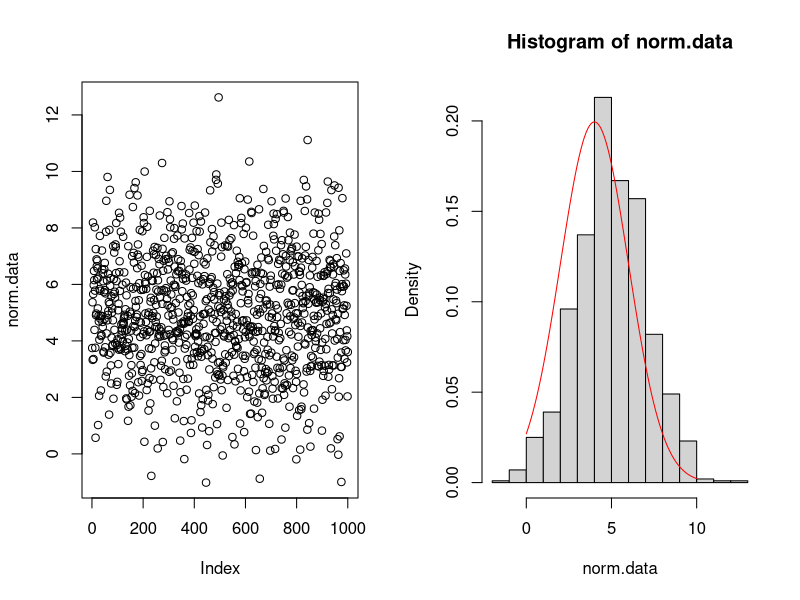
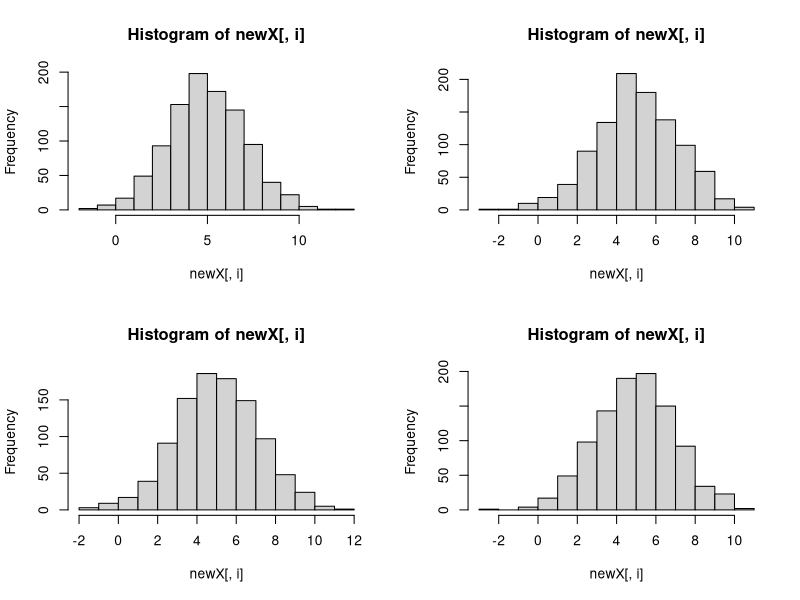
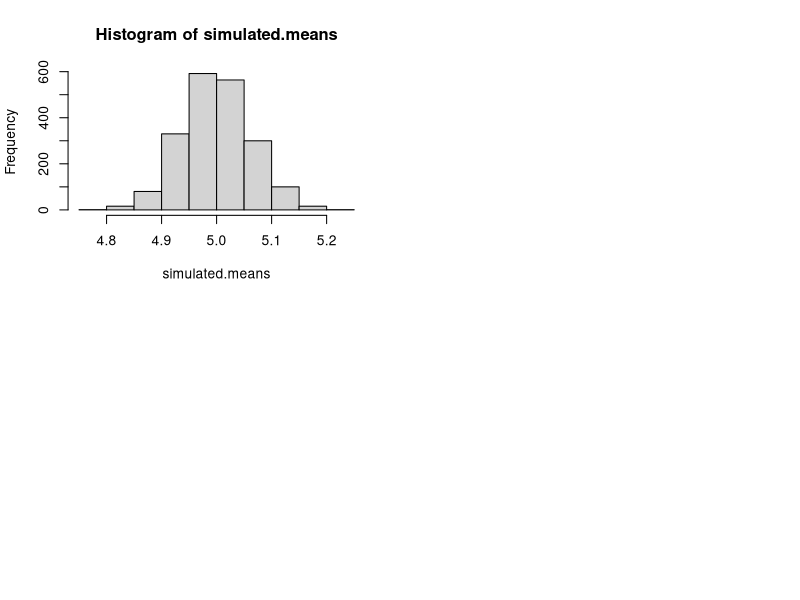
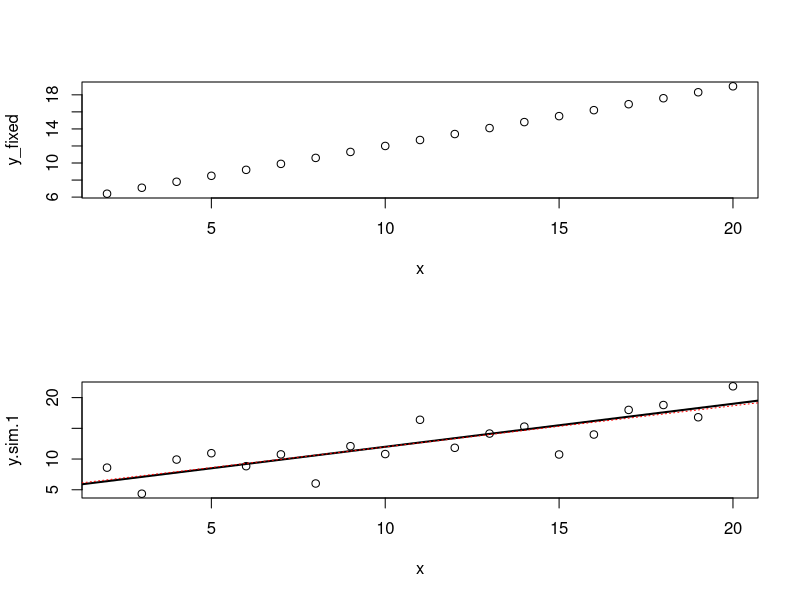
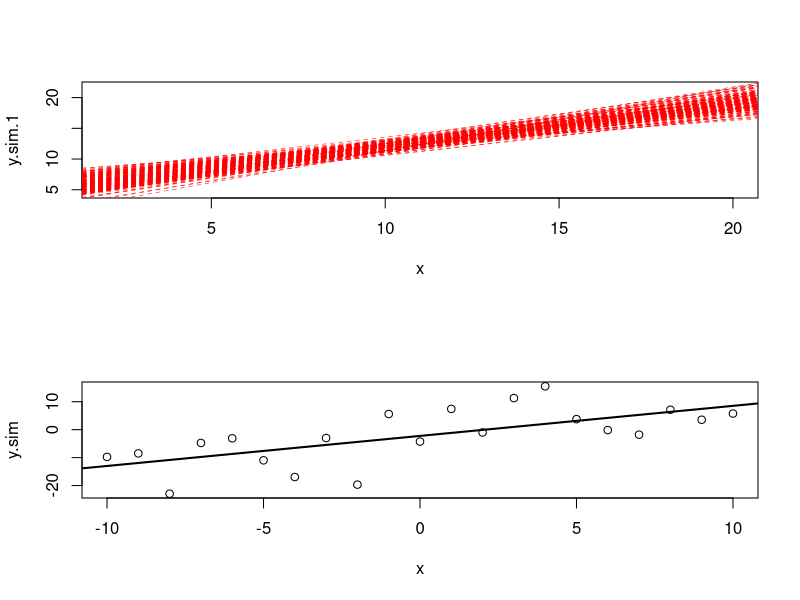
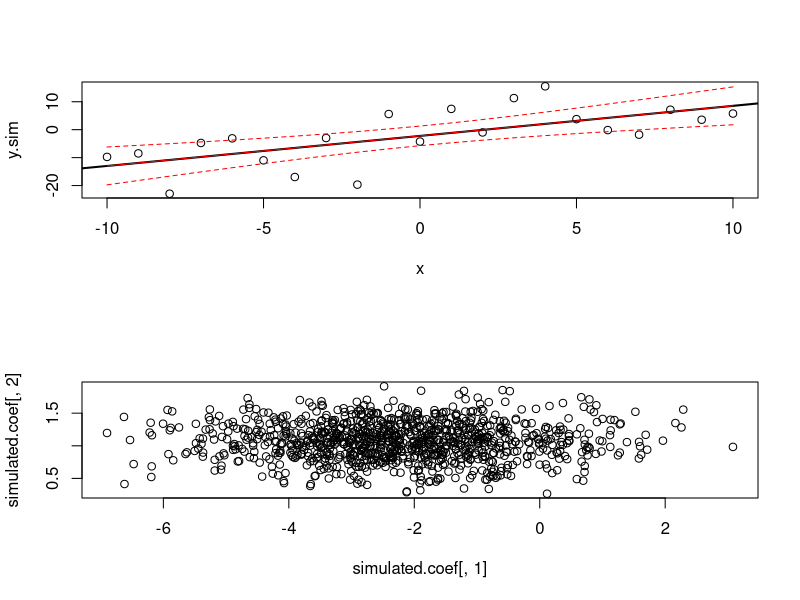
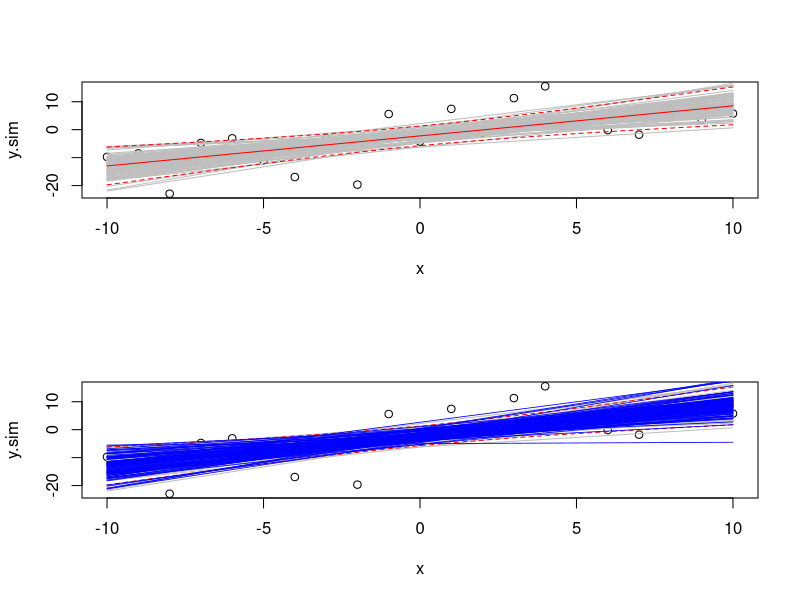

Here is the R script that generated these plots, in order:
## ---- chunk 1
knitr::opts_chunk$set(
  collapse = TRUE,
  comment = "#>"
)
## ---- chunk 2
# set random seed
set.seed(1)

# load packages
library()
## ---- chunk 3

norm.data <- rnorm(n=1000,mean=5,sd=2)
par(mfrow=c(1,2))
plot(norm.data)
hist(norm.data,freq=F)
curve(dnorm(x,mean=4,sd=2),from=0,to=10,add=T,col="red")

norm.data.2 <- replicate(n=4, rnorm(n=1000, mean=5, sd=2))
par(mfrow=c(2,2))
apply(X = norm.data.2, MARGIN = 2, FUN = hist)
apply(X = norm.data.2, MARGIN = 2, FUN = mean)
apply(X = norm.data.2, MARGIN = 2, FUN = sd)
sd(apply(X = norm.data.2, MARGIN = 2, FUN = mean))
2/sqrt(1000)

## ---- chunk 4
N = 2000
simulated.means <- rep(NA, N)

for (i in 1:N) {
  sim.dat <- rnorm(n=1000, mean=5, sd=2)
  simulated.means[i] <- mean(sim.dat)
  rm(sim.dat)
}

hist(simulated.means)
sd(simulated.means)

## ---- chunk 5

a <- 5
b <- 0.7
x <- seq(2,20)
y_fixed <- a + b*x

# Fixed relation
par(mfrow=c(2,1))
plot(y_fixed~x,)

# Simulation (sd incorporates random variation)
y.sim.1 <- rnorm(length(x), mean=y_fixed, sd=2.5)
plot(y.sim.1~x)
abline(a=a, b=b, lwd=2)

# Linear regression
y.lm <- lm(y.sim.1~x)
summary(y.lm)
confint(y.lm)
abline(reg=y.lm, lty=3, col="red")
## ---- chunk 6
N <- 200
plot(y.sim.1~x,type="n")
for (i in 1:N) {
  sim.dat <- rnorm(length(x), mean=y_fixed, sd=2.5)
  sim.lm <- lm(sim.dat~x)
  abline(reg=sim.lm, lty=2, lwd=0.5, col="red")
  rm(sim.dat,sim.lm)
}

## ---- chunk 7

x <- -10:10 # co-variate
b0 <- 0
b1 <- 1.5 # slope

# vector of 'observed' values for the response variable
y.sim <- rnorm(length(x), b0 + b1*x, 10)

plot(y.sim~x)
lm.y <- lm(y.sim~x)
coef(lm.y)
confint(lm.y)

vcov(lm.y)
summary(lm.y)

abline(lm.y,lwd=2)

## ---- chunk 8

x.frame <- data.frame(x=x)

conf.int <- predict(lm.y, interval="conf", newdata = x.frame)

plot(y.sim~x)
abline(lm.y,lwd=2)
matlines(x=x.frame$x, y = conf.int, lty = c(1,2,2), col="red")

## ---- chunk 9

SimReg1 <- function(mod.input = lm.y) {
  a = coef(mod.input)[1]
  b = coef(mod.input)[2]
  rse = summary(mod.input)$sigma
  
  y <- rnorm(n = length(x), mean = a + b*x, sd = rse) # simulated responses
  lm.sim <- lm(y~x) # fitted model
  coef(lm.sim)
}

N <- 1000 # number of simulations
simulated.coef <- replicate(N, SimReg1()) # run the simulation

simulated.coef <- t(simulated.coef) # transpose output for convenience

sd(simulated.coef[,1]) # this should approximate the SE for the intercept
sd(simulated.coef[,2]) # this should approximate the SE for the slope

# compare to 
summary(lm.y)$coef[,1:2]

# MC confidence intervals for the slope
quantile(simulated.coef[,2], c(0.025,0.975))

# compare to
confint(lm.y)[2,]

# check for correlation between the estimates (slopes and intercepts)
cor(simulated.coef[,1], simulated.coef[,2])
plot(simulated.coef[,1],simulated.coef[,2])

# Plot of confidence bands asymptotic vs MC

plot(y.sim~x) # scatter plot

for (i in 1:95) { # first 95 values from MC simulation
  curve(simulated.coef[i,1] + simulated.coef[i,2] * x, add=T, col="grey")
}
matlines(x=x.frame$x, y = conf.int, lty = c(1,2,2), col="red") # asymptotic normal CIs

## ---- chunk 10

SimReg2 <- function(mod.input = lm.y) {
  a = coef(mod.input)[1]
  b = coef(mod.input)[2]
  df.sim <- mod.input$df
  rse = summary(mod.input)$sigma
  rse.sim <- rse*sqrt(df.sim/rchisq(1, df=df.sim)) # incorporate uncertainty
  
  y <- rnorm(n = length(x), mean = a + b*x, sd = rse.sim) # simulated responses
  lm.sim <- lm(y~x) # fitted model
  coef(lm.sim)
}

simulated.coef.corrected <- replicate(N, SimReg2()) # run the simulation
simulated.coef.corrected <- t(simulated.coef.corrected) # transpose output for convenience

# Previous plot
plot(y.sim~x) # scatter plot
for (i in 1:95) { # first 95 values from MC simulation
  curve(simulated.coef[i,1] + simulated.coef[i,2] * x, add=T, col="grey")}
matlines(x=x.frame$x, y = conf.int, lty = c(1,2,2), col="red") # asymptotic normal CIs

# Add correction to plot
for (i in 1:95) {
  curve(simulated.coef.corrected[i,1] + simulated.coef.corrected[i,2] * x,
        add=T, col="blue", lwd=0.8)
}

# Compare CIs with previous model and simulated data
quantile(simulated.coef.corrected[,2], c(0.025,0.975))
quantile(simulated.coef[,2], c(0.025,0.975))
confint(lm.y)[2,]

